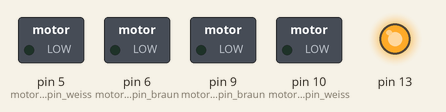
A sketch run on a simulated Arduino Uno, built with avr-gcc and run on an emulated ATmega328P. On the bench: switched loads named in the sketch (green lamp = pin HIGH), output pins drawn as LEDs (lit = HIGH).

Above: at 0.5 s.
At 1.5 s:
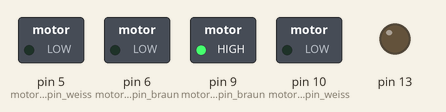
At 2.5 s:
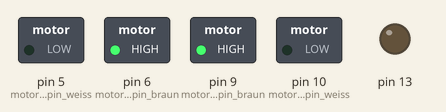
At 3.5 s:
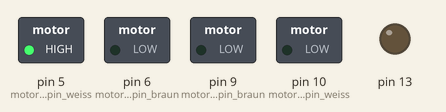
Timing chart, 0 to 5.2 s (numbered marks = the images above):
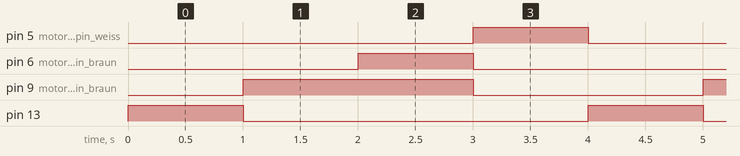

The sketch:

legokettenfahrzeug.ino
```cpp
void loop() {
  digitalWrite(13, HIGH); // LED anschalten
  fahre(0,0);
  delay(1000);
  digitalWrite(13, LOW); // LED ausschalten
  fahre(255, 0);
  delay(1000);
  fahre(255, 255);
  delay(1000);
  fahre(0, -255);
  delay(1000);
}


void setup() {
  starte_motoren();
  pinMode(13, OUTPUT);
}


const int motor_rechts_pin_weiss = 5;
const int motor_rechts_pin_braun = 6;

const int motor_links_pin_weiss = 10;
const int motor_links_pin_braun = 9;

void starte_motoren() {
  pinMode(motor_rechts_pin_weiss, OUTPUT);
  pinMode(motor_rechts_pin_braun, OUTPUT);
  pinMode(motor_links_pin_weiss, OUTPUT);
  pinMode(motor_links_pin_braun, OUTPUT);
  fahre(0, 0);
}


void fahre(int links, int rechts) {
  int staerke;
  if (links < 0) {
    staerke = -links;
    analogWrite(motor_links_pin_weiss, beschraenke_wert_fuer_analogWrite(staerke));
    digitalWrite(motor_links_pin_braun, LOW);
  } else {
    staerke = links;
    digitalWrite(motor_links_pin_weiss, LOW);
    analogWrite(motor_links_pin_braun, beschraenke_wert_fuer_analogWrite(staerke));
  }
  if (rechts < 0) {
    staerke = -rechts;
    analogWrite(motor_rechts_pin_weiss, beschraenke_wert_fuer_analogWrite(staerke));
    digitalWrite(motor_rechts_pin_braun, LOW);
  } else {
    staerke = rechts;
    digitalWrite(motor_rechts_pin_weiss, LOW);
    analogWrite(motor_rechts_pin_braun, beschraenke_wert_fuer_analogWrite(staerke));
  }
}

int beschraenke_wert_fuer_analogWrite(int pinwert) {
  // Der Wert darf 0 bis 255 sein.
  // Kannman hier nachlesen: http://www.arduino.cc/en/Reference/AnalogWrite
  if (pinwert > 255) {
    return 255;
  } else if (pinwert < 0) {
    return 0;
  }
  return pinwert;
}
```

Measured:
- by itself, pin 5 (motor_rechts_pin_weiss), pin 6 (motor_rechts_pin_braun), pin 13: alternates HIGH for 1.0 s and LOW for 3.0 s
- by itself, pin 9 (motor_links_pin_braun): alternates HIGH for 2.0 s and LOW for 2.0 s
- by itself, everything shown: repeats every 4.0 s, in 4 steps
